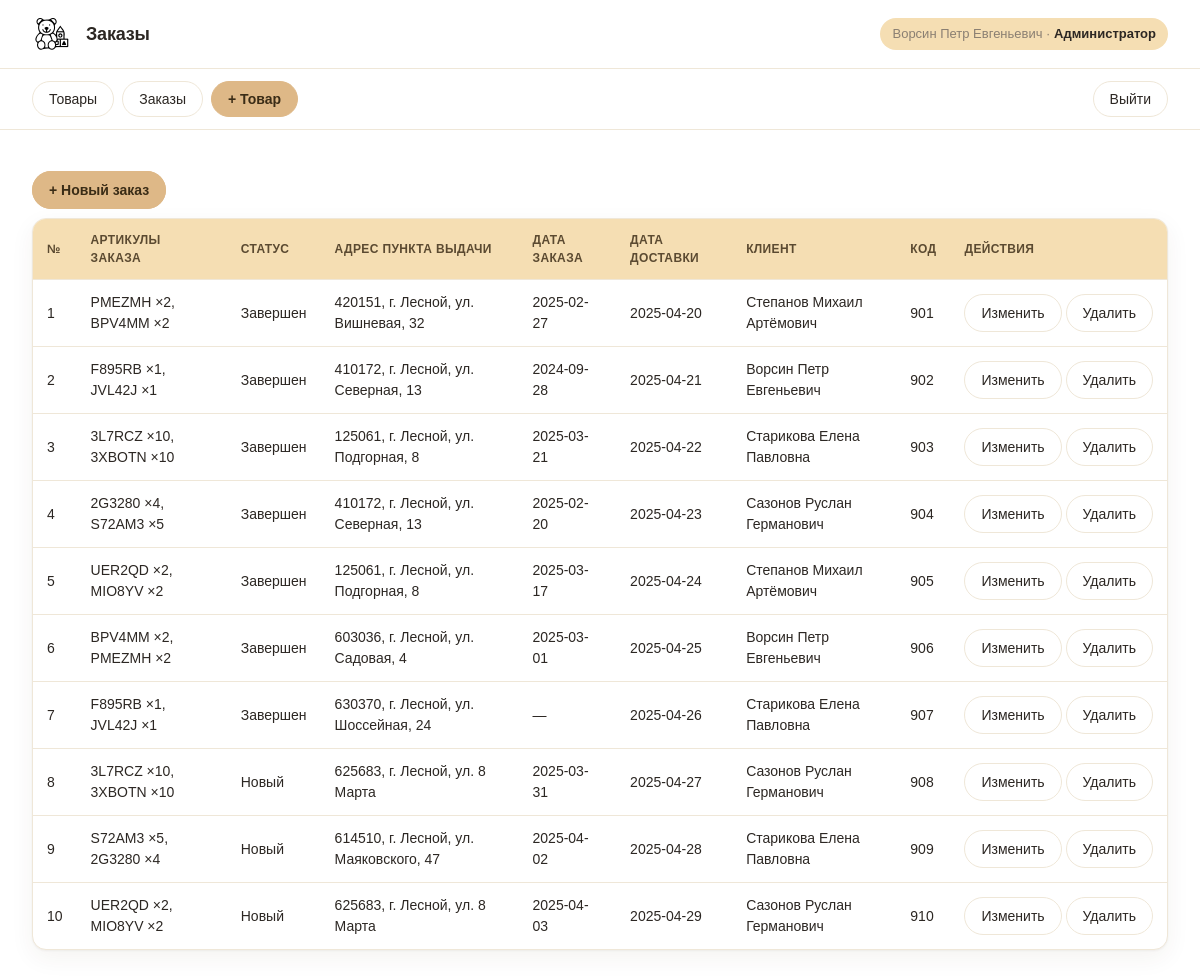
The page /index.php?page=orders (signed in) on the database its author committed.
### tables this page shows
CREATE TABLE Orders (
  id             INT AUTO_INCREMENT PRIMARY KEY,
  order_date     DATE,
  delivery_date  DATE,
  pickup_point_id INT,
  client_user_id INT,
  receive_code   VARCHAR(20),
  status_id      INT NOT NULL,
  CONSTRAINT fk_ord_point  FOREIGN KEY (pickup_point_id) REFERENCES PickupPoints(id),
  CONSTRAINT fk_ord_client FOREIGN KEY (client_user_id)  REFERENCES Users(id),
  CONSTRAINT fk_ord_status FOREIGN KEY (status_id)       REFERENCES OrderStatuses(id)
);

CREATE TABLE OrderStatuses (
  id   INT AUTO_INCREMENT PRIMARY KEY,
  name VARCHAR(50) NOT NULL UNIQUE
);

CREATE TABLE PickupPoints (
  id      INT AUTO_INCREMENT PRIMARY KEY,
  address VARCHAR(255) NOT NULL
);

CREATE TABLE Users (
  id        INT AUTO_INCREMENT PRIMARY KEY,
  role_id   INT NOT NULL,
  full_name VARCHAR(200) NOT NULL,
  login     VARCHAR(150) NOT NULL UNIQUE,
  password  VARCHAR(150) NOT NULL,
  CONSTRAINT fk_users_role FOREIGN KEY (role_id) REFERENCES Roles(id)
);

### web/db.php (called while the page is built, shortened)
<?php
function db(): PDO {
    static $pdo = null;
    if ($pdo === null) {
        $pdo = new PDO(
            'mysql:host=' . DB_HOST . ';dbname=' . DB_NAME . ';charset=utf8mb4',
            DB_USER, DB_PASS,
            [
                PDO::ATTR_ERRMODE            => PDO::ERRMODE_EXCEPTION,
                PDO::ATTR_DEFAULT_FETCH_MODE => PDO::FETCH_ASSOC,
                PDO::ATTR_EMULATE_PREPARES   => false,
            ]
        );
    }
    return $pdo;
}

### web/pages/orders.php (the view, shortened to what this page needs)
<?php
$rows = db()->query(
    "SELECT o.id, o.order_date, o.delivery_date, o.receive_code,
            pp.address      AS pickup,
            cu.full_name    AS client,
            os.name         AS status,
            GROUP_CONCAT(CONCAT(oi.product_article, ' ×', oi.quantity) SEPARATOR ', ') AS items
     FROM Orders o
     LEFT JOIN PickupPoints  pp ON pp.id = o.pickup_point_id
     LEFT JOIN Users         cu ON cu.id = o.client_user_id
     JOIN      OrderStatuses os ON os.id = o.status_id
     LEFT JOIN OrderItems    oi ON oi.order_id = o.id
     GROUP BY o.id
     ORDER BY o.id"
)->fetchAll();
?>
<?php if (is_admin()): ?>
  <p><a class="btn accent" href="index.php?page=order_edit">+ Новый заказ</a></p>
<?php endif; ?>
<table>
  <tr>
    <th>№</th><th>Артикулы заказа</th><th>Статус</th><th>Адрес пункта выдачи</th>
    <th>Дата заказа</th><th>Дата доставки</th><th>Клиент</th><th>Код</th>
    <?php if (is_admin()): ?><th>Действия</th><?php endif; ?>
  </tr>
  <?php foreach ($rows as $o): ?>
    <tr>
      <td><?= (int)$o['id'] ?></td>
      <td><?= e($o['items']) ?></td>
      <td><?= e($o['status']) ?></td>
      <td><?= e($o['pickup']) ?></td>
      <td><?= e($o['order_date'] ?: '—') ?></td>
      <td><?= e($o['delivery_date'] ?: '—') ?></td>
      <td><?= e($o['client']) ?></td>
      <td><?= e($o['receive_code']) ?></td>
      <?php if (is_admin()): ?>
        <td style="white-space:nowrap">
          <a class="btn" href="index.php?page=order_edit&id=<?= (int)$o['id'] ?>">Изменить</a>
          <a class="btn" href="index.php?page=order_delete&id=<?= (int)$o['id'] ?>"
             onclick="return confirm('Удалить заказ №<?= (int)$o['id'] ?>?');">Удалить</a>
        </td>
      <?php endif; ?>
    </tr>
  <?php endforeach; ?>
</table>

### web/common.php (style rules this page uses)
:root { --bg:#FFFFFF; --secondary:#F5DEB3; --accent:#DEB887; --sale:#FFDEAD; --ink:#2c2723; --muted:#8a7f72; --line:#efe7d8; --radius:14px; --radius-sm:10px; --shadow:0 1px 2px rgba(60,45,20,.05), 0 8px 24px rgba(60,45,20,.06); }
* { box-sizing:border-box; }
html { -webkit-text-size-adjust:100%; }
body { margin:0; font-family:Arial, Helvetica, sans-serif; background:var(--bg); color:var(--ink); line-height:1.5; -webkit-font-smoothing:antialiased; }
a.btn,button.btn { font-family:inherit; font-size:14px; line-height:1; text-decoration:none; color:var(--ink); background:#fff; border:1px solid var(--line); padding:10px 16px; border-radius:999px; cursor:pointer; }
a.btn.accent,button.btn.accent { background:var(--accent); border-color:var(--accent); color:#3a2c16; font-weight:700; }
table { border-collapse:separate; border-spacing:0; width:100%; background:#fff; border:1px solid var(--line); border-radius:var(--radius); overflow:hidden; box-shadow:var(--shadow); }
th,td { padding:12px 14px; text-align:left; font-size:14px; border-bottom:1px solid var(--line); }
th { background:var(--secondary); color:#5b4a31; font-weight:700; font-size:12px; text-transform:uppercase; letter-spacing:.03em; }
tr:last-child td { border-bottom:0; }

### rows shown on the page
orders: id "1", items "PMEZMH ×2, BPV4MM ×2", status.name "Завершен", pickup_point.address "420151, г. Лесной, ул. Вишневая, 32", order_date "2025-02-27", delivery_date "2025-04-20", client_user.full_name "Степанов Михаил Артёмович", receive_code "901"
orders: id "2", items "F895RB ×1, JVL42J ×1", status.name "Завершен", pickup_point.address "410172, г. Лесной, ул. Северная, 13", order_date "2024-09-28", delivery_date "2025-04-21", client_user.full_name "Ворсин Петр Евгеньевич", receive_code "902"
orders: id "3", items "3L7RCZ ×10, 3XBOTN ×10", status.name "Завершен", pickup_point.address "125061, г. Лесной, ул. Подгорная, 8", order_date "2025-03-21", delivery_date "2025-04-22", client_user.full_name "Старикова Елена Павловна", receive_code "903"
orders: id "4", items "2G3280 ×4, S72AM3 ×5", status.name "Завершен", pickup_point.address "410172, г. Лесной, ул. Северная, 13", order_date "2025-02-20", delivery_date "2025-04-23", client_user.full_name "Сазонов Руслан Германович", receive_code "904"
orders: id "5", items "UER2QD ×2, MIO8YV ×2", status.name "Завершен", pickup_point.address "125061, г. Лесной, ул. Подгорная, 8", order_date "2025-03-17", delivery_date "2025-04-24", client_user.full_name "Степанов Михаил Артёмович", receive_code "905"
orders: id "6", items "BPV4MM ×2, PMEZMH ×2", status.name "Завершен", pickup_point.address "603036, г. Лесной, ул. Садовая, 4", order_date "2025-03-01", delivery_date "2025-04-25", client_user.full_name "Ворсин Петр Евгеньевич", receive_code "906"
orders: id "7", items "F895RB ×1, JVL42J ×1", status.name "Завершен", pickup_point.address "630370, г. Лесной, ул. Шоссейная, 24", order_date "—", delivery_date "2025-04-26", client_user.full_name "Старикова Елена Павловна", receive_code "907"
orders: id "8", items "3L7RCZ ×10, 3XBOTN ×10", status.name "Новый", pickup_point.address "625683, г. Лесной, ул. 8 Марта", order_date "2025-03-31", delivery_date "2025-04-27", client_user.full_name "Сазонов Руслан Германович", receive_code "908"
orders: id "9", items "S72AM3 ×5, 2G3280 ×4", status.name "Новый", pickup_point.address "614510, г. Лесной, ул. Маяковского, 47", order_date "2025-04-02", delivery_date "2025-04-28", client_user.full_name "Старикова Елена Павловна", receive_code "909"
orders: id "10", items "UER2QD ×2, MIO8YV ×2", status.name "Новый", pickup_point.address "625683, г. Лесной, ул. 8 Марта", order_date "2025-04-03", delivery_date "2025-04-29", client_user.full_name "Сазонов Руслан Германович", receive_code "910"

### other values the page prints
$title "Заказы"
$u['full_name'] "Ворсин Петр Евгеньевич"
$u['role'] "Администратор"
